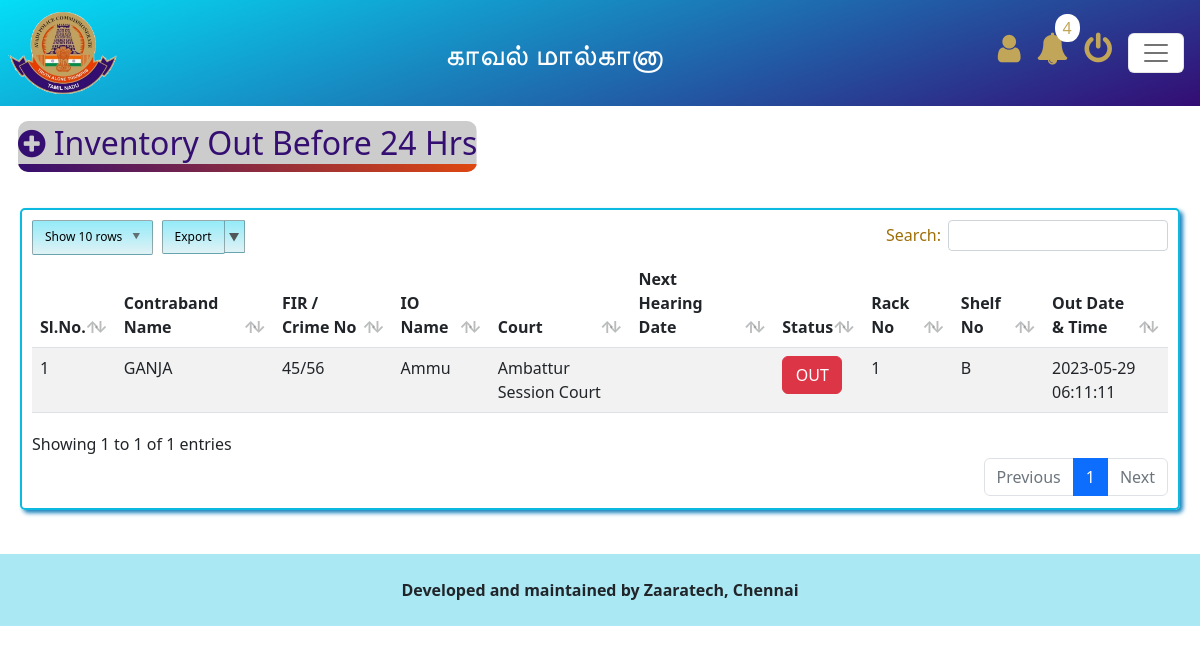
Before: /timeboundlist.php (signed in) with the older database file.
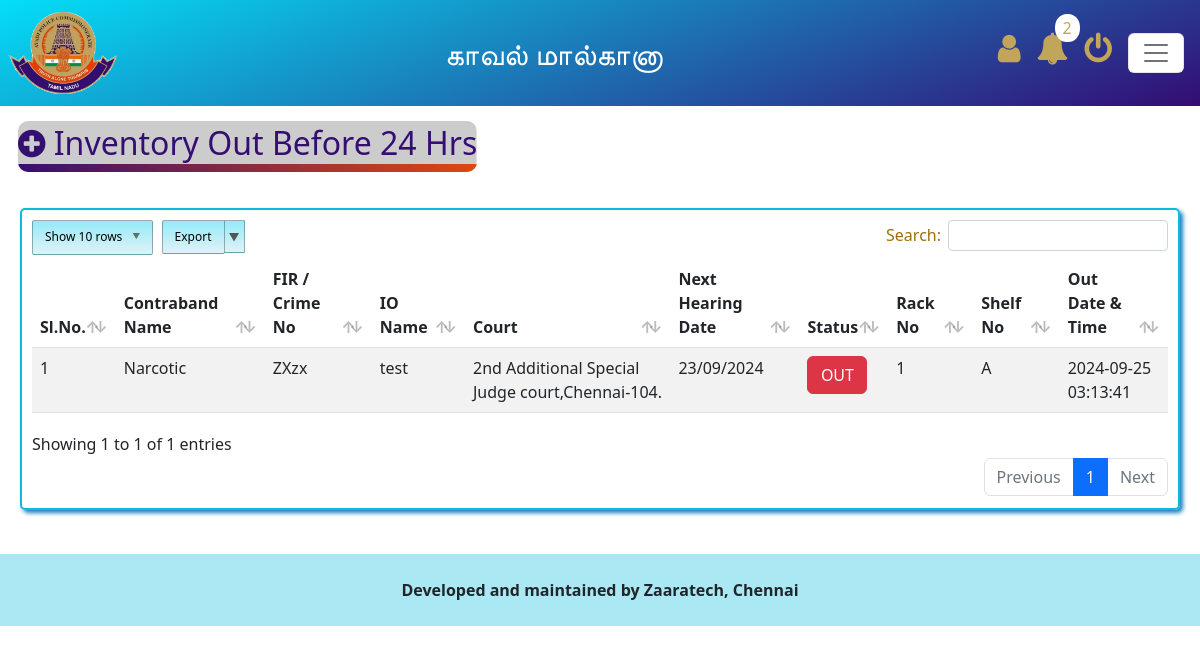
After: the same page with the newer database file.
### tables this page shows
CREATE TABLE `tbl_custodian` (
  `id` int(11) NOT NULL,
  `district_code` varchar(250) DEFAULT NULL,
  `station_code` varchar(250) DEFAULT NULL,
  `ioname` varchar(250) DEFAULT NULL,
  `iodesignation` varchar(250) DEFAULT NULL,
  `iocontact_no` varchar(250) DEFAULT NULL,
  `firno_crimeno` varchar(250) DEFAULT NULL,
  `others` text DEFAULT NULL,
  `complainant_name` text DEFAULT NULL,
  `act` varchar(250) DEFAULT NULL,
  `section` varchar(250) DEFAULT NULL,
  `remarks` text DEFAULT NULL,
  `court` varchar(250) DEFAULT NULL,
  `nhd` varchar(250) DEFAULT NULL,
  `cc_src_no` varchar(250) DEFAULT NULL,
  `doo` varchar(250) DEFAULT NULL,
  `shelf_no` varchar(250) DEFAULT NULL,
  `dor` varchar(250) DEFAULT NULL,
  `autherized` varchar(250) DEFAULT NULL,
  `rack_no` varchar(250) DEFAULT NULL,
  `rack_no1` varchar(250) DEFAULT NULL,
  `shelf_no1` varchar(250) DEFAULT NULL,
  `created_by` varchar(250) DEFAULT NULL,
  `created_at` timestamp NOT NULL DEFAULT current_timestamp() ON UPDATE current_timestamp(),
  `status` int(11) DEFAULT NULL,
  `purpose` int(11) DEFAULT NULL,
  `o_court` varchar(250) DEFAULT NULL,
  `cc_scn_pr` varchar(250) DEFAULT NULL,
  `doh` varchar(250) DEFAULT NULL,
  `passport_authorize` int(11) DEFAULT NULL,
  `authorized_io_name` varchar(250) DEFAULT NULL,
  `out_time` timestamp NULL DEFAULT NULL,
  `update_at` timestamp NULL DEFAULT NULL
);

CREATE TABLE `tbl_seizure_contraband` (
  `id` int(11) NOT NULL,
  `contraband_code` varchar(250) DEFAULT NULL,
  `contraband_type_name` varchar(250) DEFAULT NULL,
  `contraband_quantity_type` varchar(250) DEFAULT NULL,
  `contraband_units` varchar(250) DEFAULT NULL,
  `storage_mode` varchar(250) DEFAULT NULL,
  `created_by` varchar(250) DEFAULT NULL,
  `created_at` timestamp NOT NULL DEFAULT current_timestamp() ON UPDATE current_timestamp(),
  `status` int(11) DEFAULT NULL
);

### getData.php (called while the page is built, shortened)
<?php
include("connections/db_connection.php");
?>
<?php
    $mip=$_SESSION['mip'];
		$xx=(explode("~",$mip));
		$t1=$xx[0];
    if ($t1=="timeboundlist") {
        $rs = "SELECT *,c.status as cstatus FROM tbl_custodian c LEFT JOIN   tbl_seizure_custodian a  on  c.id  = a.m_id LEFT JOIN  tbl_seizure_contraband s  on  FROM_BASE64(a.contraband_name)  = s.id  WHERE DATE(out_time) < CURDATE() and c.status='2' group by m_id ";
    }
    $res = mysqli_query($db,$rs);
?>

### timeboundlist.php (the view, shortened to what this page needs)
<?php include('custheader.php'); ?>
<?php include('datatbleplugins.php'); ?>
<div class="section margin-top_50">
    <div class="full">
        <div class="heading_main text_align_left p-2">
            <h2><span class="title"><i class="fa fa-plus-circle" aria-hidden="true"></i> Inventory Out Before 24 Hrs</span>
            </h2>
        </div>
    </div>
<div class="tborder table-responsive" id="iotable">
        <table class="table table-striped table-hover" cellspacing="0" id="example" >
            <thead>
               <tr>
                  <th>Sl.No.</th>
                  <th>Contraband Name</th>
                  <th>FIR / Crime No</th>
                  <th>IO Name</th>
                  <th>Court</th>
                  <th>Next Hearing Date</th>
                  <th>Status</th>
                  <th>Rack No</th>
                  <th>Shelf No</th>
                  <th>Out Date & Time</th>
               </tr>
            </thead>
            <tbody>
<?php
include('getData.php');
$data = unserialize(base64_decode($_SESSION['data']));
foreach($data as $i=>$data){
    if($data['cstatus'] == '1'){
        $status = '<span class="btn btn1 btn-success">IN</span>';
    } else {
        $status = '<span class="btn btn1 btn-danger">OUT</span>';
    }
?>
                <tr>
                    <td><?php echo ++$i; ?></td>
                    <td><?php echo base64_decode($data['contraband_type_name']); ?></td>
                    <td><?php echo base64_decode($data['firno_crimeno']); ?></td>
                    <td><?php echo base64_decode($data['ioname']); ?> </td>
                    <td><?php echo base64_decode($data['court']); ?></td>
                    <td><?php echo base64_decode($data['nhd']); ?></td>
                    <td><?php echo $status; ?></td>
                    <td><?php echo base64_decode($data['rack_no']); ?></td>
                    <td><?php echo base64_decode($data['shelf_no']); ?></td>
                    <td><?php echo $data['out_time']; ?></td>
                </tr>
 <?php } ?>
            </tbody>
        </table>
    </div>
</div>
<?php include("footer.php"); ?>

### custheader.php (shortened to what this page needs)
<?php session_start();
include('connections/db_connection.php');
?>
<!DOCTYPE html>
<html lang="en">
<head>
  <link href="css/bootstrap.min.css" rel="stylesheet">
  <link href="css/font-awesome.css" rel="stylesheet">
  <link href="css/navstyle.css" rel="stylesheet">
  <link href="jquery-ui-1.12.1/jquery-ui.css" rel="stylesheet">
</head>
<body>
<div class="nav-bg">
    <div class="navbar navbar-expand-lg p-2"><img src="images/logo.png" style="height: 90px;">
    <div class="headtitle">காவல் மால்கானா</div>
        <div class="d-flex">
            <div class="p-2"><i class="fa fa-user fa-2x" aria-hidden="true"></i></div>
<?php
$rs = "SELECT out_time FROM tbl_custodian c LEFT JOIN  tbl_seizure_custodian a  on  c.id  = a.m_id WHERE DATE(out_time) < CURDATE() group by m_id ";
$data = mysqli_query($db,$rs);
$rsArr = mysqli_fetch_all($data);
if($rsArr != ""){
	$cnt = COUNT($rsArr);
} else {
	$cnt = 0;
}
?>
            <div class="p-2"><a href="timeboundlist.php" style="color: #c1a559;"><i class="fa fa-bell fa-2x" aria-hidden="true"></i><span class="notify"><?php echo $cnt; ?></span></a></div>
            <div class="p-2"><a href="sesdestroy.php" style="color: #c1a559;"><i class="fa fa-power-off fa-2x" aria-hidden="true"></i></a></div>
            <div class="p-2"><button class="navbar-toggler" type="button" data-bs-toggle="collapse" data-bs-target="#navbarToggleExternalContent" aria-controls="navbarToggleExternalContent" aria-expanded="false" aria-label="Toggle navigation">
            <span class="navbar-toggler-icon"></span></div>
        </div>
    </div>
</div>
</body>
</html>

### datatbleplugins.php (shortened to what this page needs)
<link href="plugins/css/dataTables.bootstrap5.min.css" rel="stylesheet">
<link href="plugins/css/buttons.dataTables.min.css" rel="stylesheet">

### footer.php
<footer class="footer py-4 " style="background: #aae8f3;">
<div class="container-fluid">
  <div class="row align-items-center justify-content-lg-between">
    <div class="col-lg-12 mb-lg-0 mb-4">
      <div class="copyright text-center text-sm">
          <b>Developed and maintained by Zaaratech, Chennai </b>
      </div>
    </div>
  </div>
</div>
</footer>

### css/navstyle.css (style rules this page uses)
.nav-bg { background: linear-gradient(341deg, #340c74, #04def6); color: #c1a559; }
.title { color: #340e71; background: linear-gradient(41deg, #340e71, #e0480f ) left bottom no-repeat , url(http://lorempixel.com/800/100/abstract/2) top left repeat; background-size:100% 8px , 100% auto; padding-bottom: 8px; border-radius: 10px; }
@media (min-width: 992px) { .navbar-expand-lg .navbar-toggler { display: block; } }
@media (min-width: 992px) { .navbar-expand-lg { flex-wrap: nowrap; justify-content: space-between; } }
.navbar-toggler { background-color: #fff; }
.full { padding: 10px; }
.tborder { border: 2px solid #0cb9df; padding: 10px; border-radius: 5px; box-shadow: 3px 3px 4px #1982bd; margin: 20px; }
@media only screen and (min-width: 1024px) { .notify { vertical-align: top; position: absolute; top: 14px; background: white; padding: 2px 8px; border-radius: 47%; margin-left: -14px; } }
@media only screen and (min-width: 1024px) { .headtitle { color: #fff; font-size: 30px; } }

### timeboundlist.php (style rules this page uses)
.btn1 { width:60px; }

Changed rows visible on the page:
no longer on this page (row edited): tbl_custodian: tbl_seizure_contraband.contraband_type_name "GANJA", firno_crimeno "45/56", ioname "Ammu", court "Ambattur Session Court", status "OUT", rack_no "1", shelf_no "B", out_time "2023-05-29 06:11:11"
now on this page (row edited): tbl_custodian: tbl_seizure_contraband.contraband_type_name "Narcotic", firno_crimeno "ZXzx", ioname "test", court "2nd Additional Special Judge court,Chennai-104.", nhd "23/09/2024", status "OUT", rack_no "1", shelf_no "A", out_time "2024-09-25 03:13:41"
Other visible differences:
$cnt: "4" → "2"
